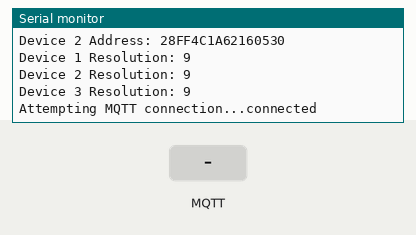
Recording of a sketch running on a simulated ESP8266 (NodeMCU). Shown: the last lines printed to the serial monitor. The test bench sets the inputs (shaded band). WiFi joins after 1.5 s; servers stay silent unless stated; random numbers use the default seed unless the sketch sets one; no MQTT or app messages arrive unless stated.

Above: at 3.0 s.
3.1 s: MQTT message "#2" arrives on the first subscribed topic
At 4.3 s:
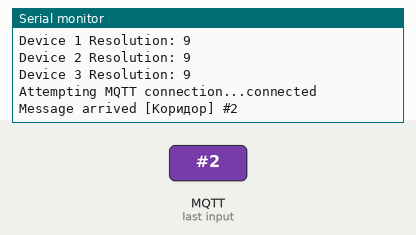
4.6 s: MQTT message "1" arrives on the first subscribed topic
At 5.5 s:
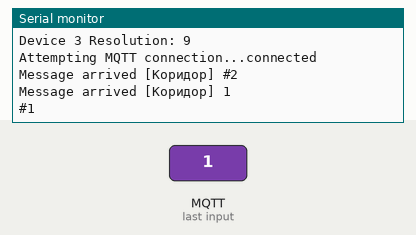
6.1 s: MQTT message "on" arrives on the first subscribed topic
At 6.6 s:
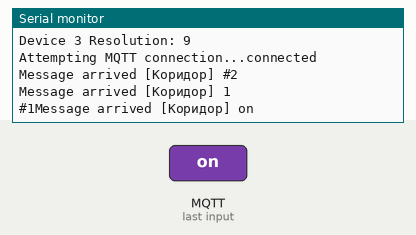
7.6 s: MQTT message "off" arrives on the first subscribed topic
At 9.0 s:
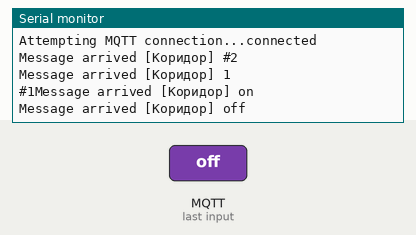

Measured:
- after the input at 3.1 s, the serial monitor: prints a new line at once (image 1)
- after the input at 4.6 s, the serial monitor: prints a new line at once (image 2)
- after the input at 6.1 s, the serial monitor: prints a new line at once (image 3)
- after the input at 7.6 s, the serial monitor: prints a new line at once (image 4)

The sketch:

teplaPidloga_korud.ino
```cpp
// Include the libraries we need
#include <OneWire.h>
#include <DallasTemperature.h>
#include <WiFiClient.h>
#include <ESP8266WebServer.h>
#include <ESP8266HTTPUpdateServer.h>
#include <ESP8266WiFi.h>
#include <PubSubClient.h>


// Data wire is plugged into port 2 on the Arduino
#define ONE_WIRE_BUS 14
#define TEMPERATURE_PRECISION 9
OneWire oneWire(ONE_WIRE_BUS);
DallasTemperature sensors(&oneWire);
DeviceAddress korudor_temp, wcBig_temp, wcLittle_temp;

const char* ssid = "veronikav";
const char* password = "2412198700";
const char* mqtt_server = "192.168.0.77";
String ip;
char* room = "Коридор";
char* room_temp="Коридор/Температура";
float minTemp=26.00;
float maxTemp=28.00;
int state = 1;
unsigned long now;
long lastMsg = 0;
char answ[9];


ESP8266WebServer httpServer(80);
ESP8266HTTPUpdateServer httpUpdater;
WiFiClient espClient;
PubSubClient client(espClient);


void setup_wifi() {
  delay(10);
  // We start by connecting to a WiFi network
  Serial.println();
  Serial.print("Connecting to ");
  Serial.println(ssid);

  WiFi.begin(ssid, password);

int i=0;

  while (WiFi.status() != WL_CONNECTED && i<100) {
    delay(500);
    Serial.print(".");

//    if (temp > maxTemp && state == 1)
//    {
//      Serial.println("OFF"); state=0; digitalWrite(D1, LOW);
//    }
//
//    if (temp < minTemp && state == 0)
//    {
//      Serial.println("ON"); state=1; digitalWrite(D1, HIGH);
//    }
   i++;
  }

  randomSeed(micros());

  Serial.println("");
  Serial.println("WiFi connected");
  Serial.println("IP address: ");
  Serial.println(WiFi.localIP());
}


void callback(char* topic, byte* payload, unsigned int length) {
  Serial.print("Message arrived [");
  Serial.print(topic);
  Serial.print("] ");

  for (int i = 0; i < length; i++) {
    Serial.print((char)payload[i]);
  }
  answ[0] = {'o'};
  answ[1] = {'/'};
  answ[2] = (char)payload[4];// room
  answ[3] = {'/'};
  answ[4] = (char)payload[0];// dev id
  answ[5] = {'/'};
  answ[6] = (char)payload[2]; // dev state
  Serial.println();
switch (payload[0])
   {
    case '1':
   if (payload[2] == '0' ) { digitalWrite(5, HIGH); state= 0;}  //Korudor
   else {digitalWrite(5, LOW); state= 1;}
         client.publish(room, answ);
         Serial.print("#1");
    break;


        case '2':
   if (payload[2] == '0' ) { digitalWrite(4, HIGH); state= 0;}  // WC_big
   else {digitalWrite(4, LOW); state= 1;}
         client.publish(room, answ);
         Serial.print("#1");
    break;


        case '3':
   if (payload[2] == '0' ) { digitalWrite(0, HIGH); state= 0;} //WC_little
   else {digitalWrite(0, LOW); state= 1;}
         client.publish(room, answ);
         Serial.print("#1");
    break;
//
//        case '3':
//   if (payload[2] == '0' ) { digitalWrite(2, HIGH); state= 0;} //WC_little
//   else {digitalWrite(2, LOW); state= 1;}
//         client.publish(room, answ);
//         Serial.print("#1");
//    break;
//
//    case 'n':
//   if (payload[2] == '0' ) { maxTemp = 26; minTemp = 19;  client.publish(room, "Night mode - on");
//}
//   else {int maxTemp = 26; int minTemp = 23;
//   client.publish(room, "Night mode - off");
//}
//             Serial.print("#2");
//           break;
 /*
    case '3':
   (payload[2] == '0' ) ? digitalWrite(4, LOW) : digitalWrite(4, HIGH);
             client.publish(room, answ);
             Serial.print("#3");
            break;*/
    }

}


void printAddress(DeviceAddress deviceAddress)
{
  for (uint8_t i = 0; i < 8; i++)
  {
    if (deviceAddress[i] < 16) Serial.print("0");
    Serial.print(deviceAddress[i], HEX);
  }
}


bool reconnect() {
  // Loop until we're reconnected
  while (!client.connected()) {
    Serial.print("Attempting MQTT connection...");
    // Create a random client ID
    String clientId = "ESP8266Client-";
    clientId += String(random(0xffff), HEX);
    // Attempt to connect
    if (client.connect(clientId.c_str())) {
      Serial.println("connected");

      // Once connected, publish an announcement...
      //Serial.println(startup);
      client.publish("Коридор/Температура", "hello world");
      // ... and resubscribe
      client.subscribe("Коридор");
            client.publish("Коридор", "startup");

    } else {
      Serial.print("failed, rc=");
      Serial.print(client.state());
      Serial.println(" try again in 5 seconds");

      // Wait 5 seconds before retrying
      delay(5000);
    }
  }
}


void setup(void)
{

  // start serial port
  Serial.begin(9600);
  Serial.println("Dallas Temperature IC Control Library Demo");


  setup_wifi();
  client.setServer(mqtt_server, 1883);
  client.setCallback(callback);
  httpUpdater.setup(&httpServer);
  httpServer.begin();
  Serial.println(WiFi.localIP());
  ip = WiFi.localIP().toString();

  Serial.printf("HTTPUpdateServer ready! Open http://%s.local/update in your browser\n");


  // Start up the library
  sensors.begin();

  // locate devices on the bus
  Serial.print("Locating devices...");
  Serial.print("Found ");
  Serial.print(sensors.getDeviceCount(), DEC);
  Serial.println(" devices.");

  // report parasite power requirements
  Serial.print("Parasite power is: ");
  if (sensors.isParasitePowerMode()) Serial.println("ON");
  else Serial.println("OFF");

  if (!sensors.getAddress(korudor_temp, 0)) Serial.println("Unable to find address for Device 1");
  if (!sensors.getAddress(wcBig_temp, 1)) Serial.println("Unable to find address for Device 2");
  if (!sensors.getAddress(wcLittle_temp, 2)) Serial.println("Unable to find address for Device 3");

  Serial.print("Device 0 Address: ");
  printAddress(korudor_temp);
  Serial.println();

  Serial.print("Device 1 Address: ");
  printAddress(wcBig_temp);
  Serial.println();

  Serial.print("Device 2 Address: ");
  printAddress(wcLittle_temp);
  Serial.println();


  sensors.setResolution(korudor_temp, TEMPERATURE_PRECISION);
  sensors.setResolution(wcBig_temp, TEMPERATURE_PRECISION);
  sensors.setResolution(wcLittle_temp, TEMPERATURE_PRECISION);


  Serial.print("Device 1 Resolution: ");
  Serial.print(sensors.getResolution(korudor_temp), DEC);
  Serial.println();

  Serial.print("Device 2 Resolution: ");
  Serial.print(sensors.getResolution(wcBig_temp), DEC);
  Serial.println();

  Serial.print("Device 3 Resolution: ");
  Serial.print(sensors.getResolution(wcLittle_temp), DEC);
  Serial.println();
}


void mesureTemp(DeviceAddress deviceAddress)

{
  float tempC = sensors.getTempC(deviceAddress);
  if (tempC > maxTemp){Serial.println("Off");}
    if (tempC < minTemp){Serial.println("On");}

}


void printTemperature(DeviceAddress deviceAddress)
{
  if (deviceAddress == wcLittle_temp){Serial.println("You are wright!");}

  float tempC = sensors.getTempC(deviceAddress);
  Serial.print("Temp C: ");
  Serial.print(tempC);

  mesureTemp(deviceAddress);
  printAddress(deviceAddress);
  Serial.println("");

}


void pushData(DeviceAddress deviceAddress)
{
      float tempC = sensors.getTempC(deviceAddress);


    if (deviceAddress == korudor_temp)
    {
    client.publish("Коридор/Температура",  String(tempC).c_str());
    client.publish("Коридор/Підлога/ip",  ip.c_str());
    }
   if (deviceAddress == wcBig_temp)
   {
    client.publish("СанВузолВеликий/Температура",  String(tempC).c_str());
    client.publish("СанВузолВеликий/Підлога/ip",  ip.c_str());

    }
    if (deviceAddress == wcLittle_temp)
    {
    client.publish("СанВузолМалий/Температура",  String(tempC).c_str());
    client.publish("СанВузолМалий/Підлога/ip",  ip.c_str());
    }
}

// function to print a device's resolution
void printResolution(DeviceAddress deviceAddress)


{

  Serial.print("Resolution: ");
  Serial.print(sensors.getResolution(deviceAddress));
  Serial.println();
}

// main function to print information about a device
void printData(DeviceAddress deviceAddress)
{
  Serial.print("Device Address: ");
  printAddress(deviceAddress);
  Serial.print(" ");
  printTemperature(deviceAddress);
  Serial.println();
}

void loop(void)
{

  httpServer.handleClient();
  long now = millis();
  if (now - lastMsg > 30000) {
    lastMsg = now;

  // call sensors.requestTemperatures() to issue a global temperature
  // request to all devices on the bus
  Serial.print("Requesting temperatures...");
  sensors.requestTemperatures();
  Serial.println("DONE");

  // print the device information
//  printData(korudor_temp);
//  printData(wcBig_temp);
//  printData(wcLittle_temp);
  printTemperature(wcLittle_temp);
  printTemperature(wcBig_temp);
  printTemperature(korudor_temp);


//  mesureTemp(wcLittle_temp);

//  pushDataWcLittle(wcLittle_temp);
//  pushDataWcBig(wcBig_temp);
//  pushDataKorud(korudor_temp);
//

pushData(wcLittle_temp);
pushData(wcBig_temp);
pushData(korudor_temp);


  }
    if (!client.connected()) {
    reconnect();
      //startup= startup+1;

  }
    client.loop();
}
```
